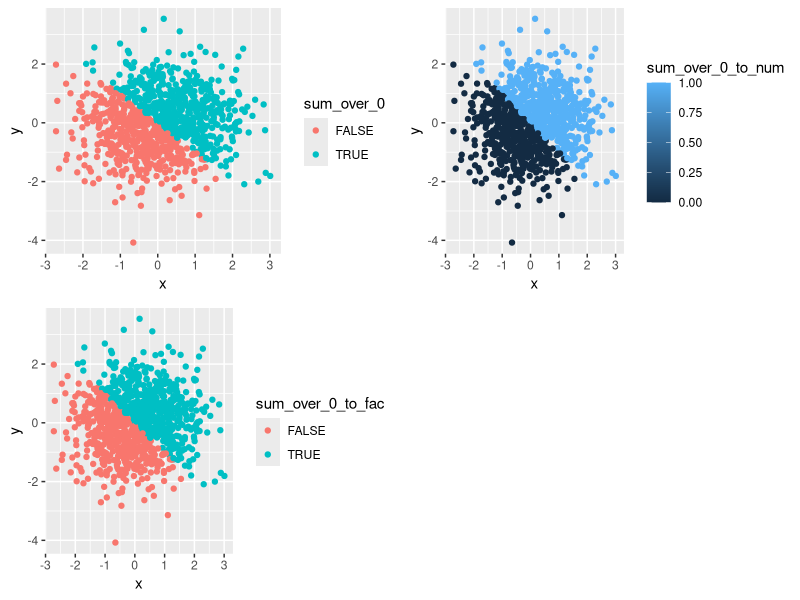
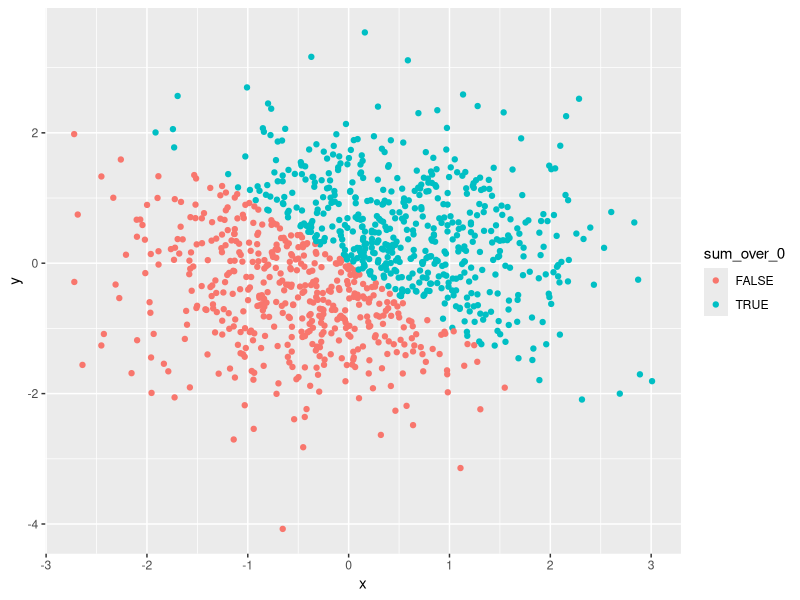
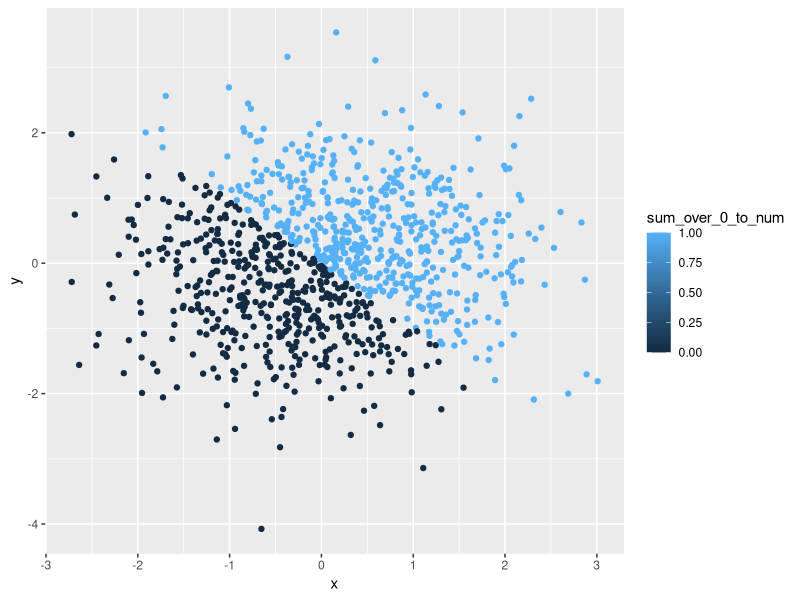
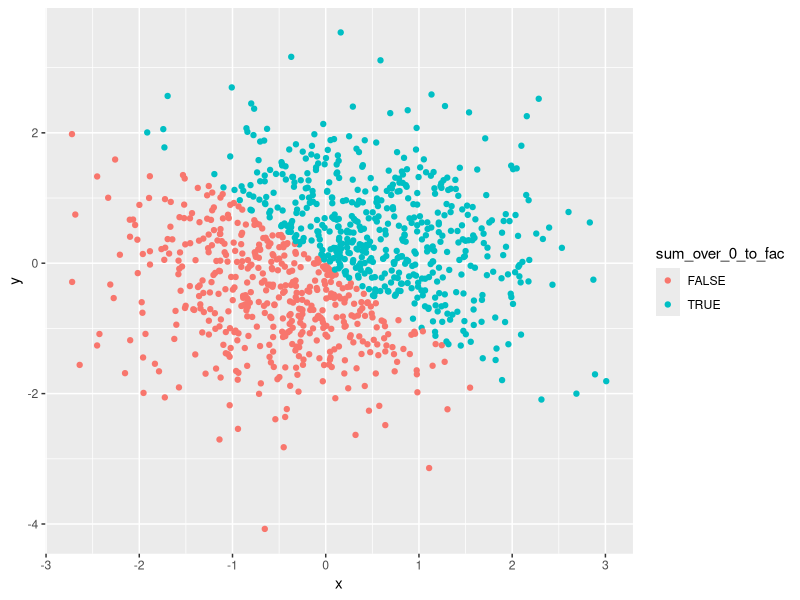

Reproduce these figures in R, in order.
## ---- chunk 1
#load the library tidyverser
library(tidyverse)

#Set seed to get a reproducible random result
set.seed(1)

#create the data frame
df_4_var = tibble(
  sample = runif(10, min = 0, max = 5),
  sample_over_2 = sample > 2,
  char = as.character(rep(c("a","b","c","d","f"),2)),
  fac = as.factor(rep(c("a","b","c","d","f"),2))
) 

#run the data frame to see if it works
head(df_4_var)

#take the mean of each variable
mean(df_4_var$sample)
mean(df_4_var$sample_over_2)
mean(df_4_var$char)
mean(df_4_var$fac)
## ---- chunk 2
#applies as.numeric function
as.numeric(df_4_var$sample_over_2)
as.numeric(df_4_var$char)
as.numeric(df_4_var$fac)
## ---- chunk 3
#convert character variable from character to factor to numeric
char_to_fac <- as.factor(df_4_var$char)
char_to_fac_to_num <- as.numeric(char_to_fac)
char_to_fac_to_num

#convert factor variable from factor to character to numeric
fac_to_char <- as.character(df_4_var$fac)
fac_to_char_to_num <- as.numeric(fac_to_char)
fac_to_char_to_num
## ---- chunk 4
#create the data frame:
#dimision of the data fram is 1000 rows and 5 columns
set.seed(2)

df_5_var = tibble(
  x = rnorm(1000),
  y = rnorm(1000),
  sum_over_0 = x + y > 0,
  sum_over_0_to_num = as.numeric(sum_over_0),
  sum_over_0_to_fac = as.factor(sum_over_0)
)

head(df_5_var)
tail(df_5_var) #check head and tail of the data frame in cause there is anything wrong
## ---- chunk 5
library(gridExtra)

#scatterplot of y vs x, color using the logical variable
scatter_by_logical <- ggplot(df_5_var, 
                             aes(x = x, y = y, color = sum_over_0)) + geom_point()

ggsave("scatter_by_logical.png")

#scatterplot of y vs x, color using the numeric variable
scatter_by_num <- ggplot(df_5_var, 
                         aes(x = x, y = y, color = sum_over_0_to_num)) + geom_point()

ggsave("scatter_by_num.png")

#scatterplot of y vs x, color using the factor variable
scatter_by_fac <- ggplot(df_5_var, 
                         aes(x = x, y = y, color = sum_over_0_to_fac)) + geom_point()

ggsave("scatter_by_fac.png")

#combine multiple plots
grid.arrange(scatter_by_logical, scatter_by_num, scatter_by_fac, ncol = 2)
